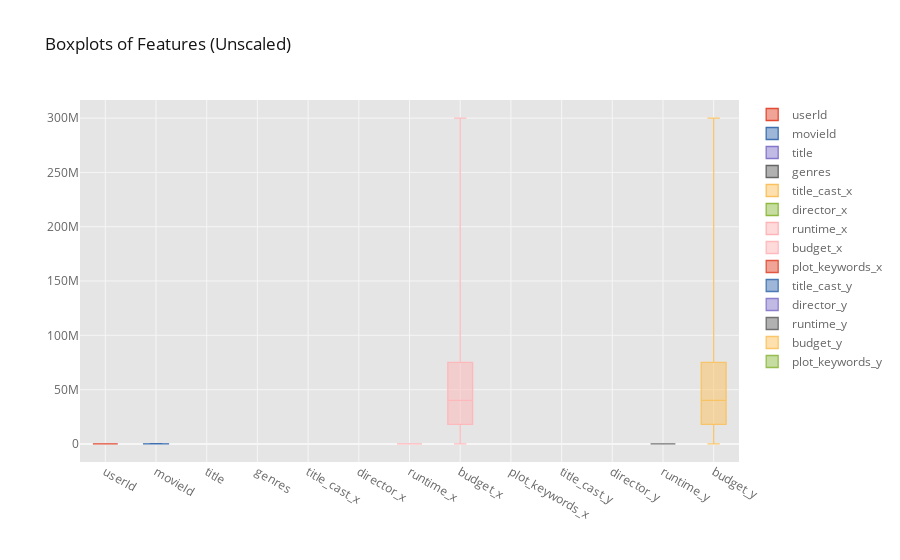

The notebook cell this image was saved under:
### Code cell
# using plotly to plot the boxplot
major_test[:1000].iplot(kind='box', title="Boxplots of Features (Unscaled)")
### Scaled
# create scaler object
scaler = StandardScaler()

### Figure 1 — Plotly figure (JSON) as saved in the notebook; plotly's stock layout.template omitted (floating-point values rounded to 4 significant figures; data arrays with more than 128 entries replaced by an {"elided": "..."} marker saying what was removed)
{"data": [{"boxpoints": false, "line": {"width": 1.3}, "marker": {"color": "rgba(226, 74, 51, 1.0)"}, "name": "userId", "orientation": "v", "type": "box", "y": {"elided": "1000 int values"}}, {"boxpoints": false, "line": {"width": 1.3}, "marker": {"color": "rgba(62, 111, 176, 1.0)"}, "name": "movieId", "orientation": "v", "type": "box", "y": {"elided": "1000 int values"}}, {"boxpoints": false, "line": {"width": 1.3}, "marker": {"color": "rgba(132, 118, 202, 1.0)"}, "name": "title", "orientation": "v", "type": "box", "y": {"elided": "1000 str values"}}, {"boxpoints": false, "line": {"width": 1.3}, "marker": {"color": "rgba(101, 101, 101, 1.0)"}, "name": "genres", "orientation": "v", "type": "box", "y": {"elided": "1000 str values"}}, {"boxpoints": false, "line": {"width": 1.3}, "marker": {"color": "rgba(251, 193, 94, 1.0)"}, "name": "title_cast_x", "orientation": "v", "type": "box", "y": {"elided": "1000 str values"}}, {"boxpoints": false, "line": {"width": 1.3}, "marker": {"color": "rgba(142, 186, 66, 1.0)"}, "name": "director_x", "orientation": "v", "type": "box", "y": {"elided": "1000 str values"}}, {"boxpoints": false, "line": {"width": 1.3}, "marker": {"color": "rgba(255, 181, 184, 1.0)"}, "name": "runtime_x", "orientation": "v", "type": "box", "y": {"elided": "1000 int values"}}, {"boxpoints": false, "line": {"width": 1.3}, "marker": {"color": "rgba(255, 181, 184, 0.8999999999999999)"}, "name": "budget_x", "orientation": "v", "type": "box", "y": {"elided": "1000 str values"}}, {"boxpoints": false, "line": {"width": 1.3}, "marker": {"color": "rgba(226, 74, 51, 0.8999999999999999)"}, "name": "plot_keywords_x", "orientation": "v", "type": "box", "y": {"elided": "1000 str values"}}, {"boxpoints": false, "line": {"width": 1.3}, "marker": {"color": "rgba(62, 111, 176, 0.8999999999999999)"}, "name": "title_cast_y", "orientation": "v", "type": "box", "y": {"elided": "1000 str values"}}, {"boxpoints": false, "line": {"width": 1.3}, "marker": {"color": "rgba(132, 118, 202, 0.8999999999999999)"}, "name": "director_y", "orientation": "v", "type": "box", "y": {"elided": "1000 str values"}}, {"boxpoints": false, "line": {"width": 1.3}, "marker": {"color": "rgba(101, 101, 101, 0.8999999999999999)"}, "name": "runtime_y", "orientation": "v", "type": "box", "y": {"elided": "1000 int values"}}, {"boxpoints": false, "line": {"width": 1.3}, "marker": {"color": "rgba(251, 193, 94, 0.8999999999999999)"}, "name": "budget_y", "orientation": "v", "type": "box", "y": {"elided": "1000 str values"}}, {"boxpoints": false, "line": {"width": 1.3}, "marker": {"color": "rgba(142, 186, 66, 0.8999999999999999)"}, "name": "plot_keywords_y", "orientation": "v", "type": "box", "y": {"elided": "1000 str values"}}], "layout": {"legend": {"bgcolor": "#FFFFFF", "font": {"color": "#666666"}}, "paper_bgcolor": "#FFFFFF", "plot_bgcolor": "#E5E5E5", "title": {"font": {"color": "#151516"}, "text": "Boxplots of Features (Unscaled)"}, "xaxis": {"gridcolor": "#F6F6F6", "showgrid": true, "tickfont": {"color": "#666666"}, "title": {"font": {"color": "#666666"}, "text": ""}, "zerolinecolor": "#F6F6F6"}, "yaxis": {"gridcolor": "#F6F6F6", "showgrid": true, "tickfont": {"color": "#666666"}, "title": {"font": {"color": "#666666"}, "text": ""}, "zerolinecolor": "#F6F6F6"}}}
